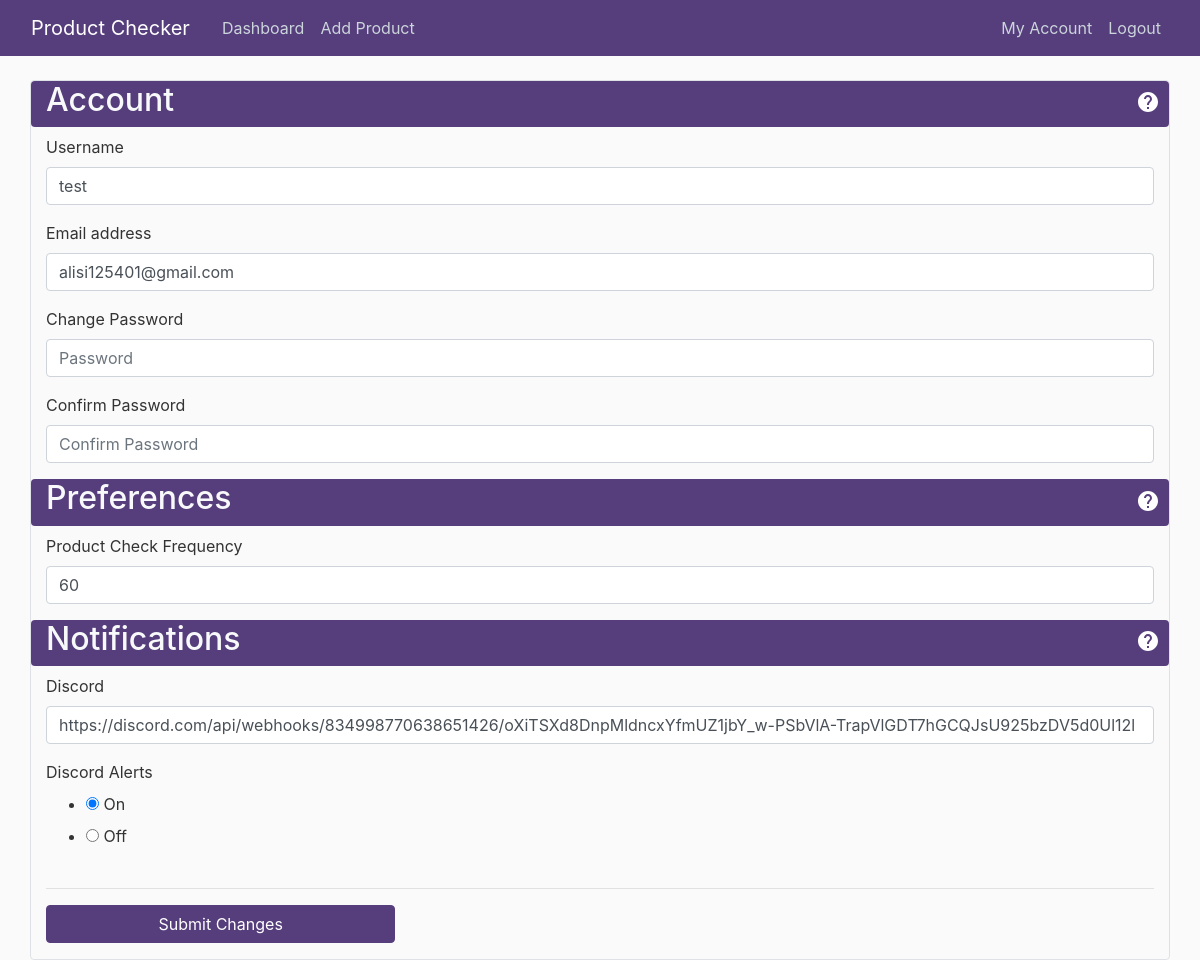
Page /account (signed in) on the committed database.
### productchecker/models.py (models this page shows, shortened)
class User(db.Model, UserMixin):
    id = db.Column(db.Integer, primary_key=True)
    username = db.Column(db.String(30), unique=True, nullable=False)
    email = db.Column(db.String(100), unique=True, nullable=False)
    password = db.Column(db.String(60), nullable=False)
    discord_webhook = db.Column(db.String(150), nullable=True)
    discord_active = db.Column(db.Boolean, nullable=False, default=0)
    help_active = db.Column(db.Boolean, nullable=False, default=1)
    check_freq = db.Column(db.Integer, nullable=False, default=60)
    products = db.relationship('Product', backref='user', lazy=True)

### productchecker/routes.py (the view)
@app.route("/account", methods=['GET', 'POST'])
@login_required
def account():
    form = UpdateAccountForm()
    if form.validate_on_submit():
        current_user.username = form.username.data
        current_user.email = form.email.data
        if form.password.data != '':
            current_user.password = bcrypt.generate_password_hash(form.password.data).decode('utf-8')
        current_user.discord_webhook = form.discord_webhook.data
        current_user.discord_active = bool(form.discord_active.data)
        current_user.check_freq = form.check_freq.data
        AppAttr.update_check_freq(form.check_freq.data)
        db.session.commit()
        flash('Account Updated', 'success')
        return redirect(url_for('account'))
    elif request.method == 'GET':
        form.username.data = current_user.username
        form.email.data = current_user.email
        form.discord_webhook.data = current_user.discord_webhook
        form.discord_active.data = current_user.discord_active
        form.check_freq.data = current_user.check_freq
    return render_template('account.html', form=form)

### productchecker/forms.py (shortened to what this page needs)
class UpdateAccountForm(FlaskForm):
    username = StringField('Username', validators=[
                           DataRequired(), Length(min=username_min, max=username_max)])
    email = StringField('Email', validators=[DataRequired(), Email()])
    password = PasswordField('Password')
    confirm_password = PasswordField('Confirm Password', validators=[EqualTo('password')])
    check_freq = IntegerField('Check Frequency', validators=[
                           DataRequired(), NumberRange(min=freq_min, max=freq_max)])
    discord_webhook = StringField('Webhook URL')
    discord_active = RadioField(coerce=int, choices=[(1,'On'),(0,'Off')])
    submit = SubmitField('Submit Changes')

### productchecker/models.py (called while the page is built)
@login_manager.user_loader
def load_user(user_id):
    return User.query.get(int(user_id))

### productchecker/templates/account.html (shortened to what this page needs)
{% extends "layout.html" %}
{% block content %}
<div class="container border rounded">
	<div class="row bg-primary rounded" style="background-color: #563d7c!important;">
		<div class="col-4 mr-auto">
			<h2 class="text-light">Account</h2>
		</div>
		<div>
			<button type="button" class="btn btn-sm mt-1" style="background-color:transparent" data-toggle="modal"
				data-target="#accountHelp">
				<img src="/static/help.svg" alt="help" width="24" height="24" />
			</button>
		</div>
	</div>
	<div class="row mt-2">
		<div class="col">
			<form novalidate method="POST" action="">
				<div class="form-group">
					<label>Username</label>
					{% if form.username.errors %}
					{{ form.username(class="form-control is-invalid", placeholder="Username") }}
					<div class="invalid-feedback">
						{% for error in form.username.errors %}
						<span>{{ error }}</span>
						{% endfor %}
					</div>
					{% else %}
					{{ form.username(class="form-control", placeholder="Username") }}
					{% endif %}
				</div>
				<div class="form-group">
					<label>Email address</label>
					{% if form.email.errors %}
					{{ form.email(class="form-control is-invalid", placeholder="Email") }}
					<div class="invalid-feedback">
						{% for error in form.email.errors %}
						<span>{{ error }}</span>
						{% endfor %}
					</div>
					{% else %}
					{{ form.email(class="form-control", placeholder="Email") }}
					{% endif %}
				</div>
				<div class="form-group">
					<label>Change Password</label>
					{% if form.password.errors %}
					{{ form.password(class="form-control is-invalid", placeholder="Password") }}
					<div class="invalid-feedback">
						{% for error in form.password.errors %}
						<span>{{ error }}</span>
						{% endfor %}
					</div>
					{% else %}
					{{ form.password(class="form-control", placeholder="Password") }}
					{% endif %}
				</div>
				<div class="form-group">
					<label>Confirm Password</label>
					{% if form.confirm_password.errors %}
					{{ form.confirm_password(class="form-control is-invalid", placeholder="Confirm Password") }}
					<div class="invalid-feedback">
						{% for error in form.confirm_password.errors %}
						<span>{{ error }}</span>
						{% endfor %}
					</div>
					{% else %}
					{{ form.confirm_password(class="form-control", placeholder="Confirm Password") }}
					{% endif %}
				</div>
				<div class="row bg-primary rounded" style="background-color: #563d7c!important;">
					<div class="col-4 mr-auto">
						<h2 class="text-light">Preferences</h2>
					</div>
					<div>
						<button type="button" class="btn btn-sm mt-1" style="background-color:transparent" data-toggle="modal"
							data-target="#preferencesHelp">
							<img src="/static/help.svg" alt="help" width="24" height="24" />
						</button>
					</div>
				</div>
				<div class="row mt-2">
					<div class="col">
						<div class="form-group">
							<label>Product Check Frequency</label>
							{% if form.check_freq.errors %}
							{{ form.check_freq(class="form-control is-invalid", placeholder="Time(Seconds)") }}
							<div class="invalid-feedback">
								{% for error in form.check_freq.errors %}
								<span>{{ error }}</span>
								{% endfor %}
							</div>
							{% else %}
							{{ form.check_freq(class="form-control", placeholder="Time(Seconds)") }}
							{% endif %}
						</div>
					</div>
				</div>
				<div class="row bg-primary rounded" style="background-color: #563d7c!important;">
					<div class="col-4 mr-auto">
						<h2 class="text-light">Notifications</h2>
					</div>
					<div>
						<button type="button" class="btn btn-sm mt-1" style="background-color:transparent" data-toggle="modal"
							data-target="#notificationsHelp">
							<img src="/static/help.svg" alt="help" width="24" height="24" />
						</button>
					</div>
				</div>
				<div class="row mt-2">
					<div class="col">
						<div class="form-group">
							<label>Discord</label>
							{% if form.discord_webhook.errors %}
							{{ form.discord_webhook(class="form-control is-invalid", placeholder="Webhook URL") }}
							<div class="invalid-feedback">
								{% for error in form.discord_webhook.errors %}
								<span>{{ error }}</span>
								{% endfor %}
							</div>
							{% else %}
							{{ form.discord_webhook(class="form-control", placeholder="Webhook URL") }}
							{% endif %}
						</div>
					</div>
				</div>
				<div class="row">
					<div class="col">
						<label>Discord Alerts</label>
						{{ form.discord_active() }}
					</div>
				</div>
				<hr>
				<div class="row mt-2">
					<div class="col-lg-4 col-md-6">
						<div class="form-group">
							{{ form.submit(class="btn btn-primary btn-block") }}
						</div>
					</div>
				</div>
			</form>
		</div>
	</div>
</div>
{% endblock %}

### productchecker/static/main.css (style rules this page uses)
body { background: #fafafa; color: #333333; margin-top: 5rem; }
h1, h2, h3, h4, h5, h6 { color: #444444; }
.bg-primary { color:#fff; background-color:#563d7c; border-color:#563d7c }
.btn-primary { color:#fff; background-color:#563d7c; border-color:#563d7c }

### rows in the picture
User: username "test", email "alisi125401@gmail.com", check_freq "60", discord_webhook "https://discord.com/api/webhooks/834998770638651426/oXiTSXd8DnpMldncxYfmUZ1jbY_w-PSbVlA-TrapVlGDT7hGCQJsU925bzDV5d0Ul12l", discord_active "☑ On ☐ Off"
